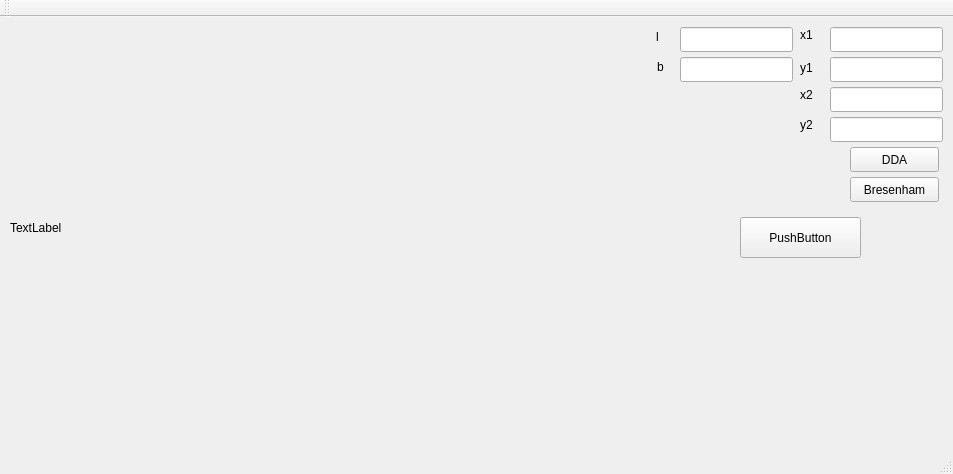
<?xml version="1.0" encoding="UTF-8"?>
<ui version="4.0">
 <class>MainWindow</class>
 <widget class="QMainWindow" name="MainWindow">
  <property name="geometry">
   <rect>
    <x>0</x>
    <y>0</y>
    <width>953</width>
    <height>474</height>
   </rect>
  </property>
  <property name="windowTitle">
   <string>MainWindow</string>
  </property>
  <widget class="QWidget" name="centralWidget">
   <widget class="QLineEdit" name="x1">
    <property name="geometry">
     <rect>
      <x>830</x>
      <y>10</y>
      <width>113</width>
      <height>25</height>
     </rect>
    </property>
   </widget>
   <widget class="QLineEdit" name="y1">
    <property name="geometry">
     <rect>
      <x>830</x>
      <y>40</y>
      <width>113</width>
      <height>25</height>
     </rect>
    </property>
   </widget>
   <widget class="QLineEdit" name="x2">
    <property name="geometry">
     <rect>
      <x>830</x>
      <y>70</y>
      <width>113</width>
      <height>25</height>
     </rect>
    </property>
   </widget>
   <widget class="QLineEdit" name="y2">
    <property name="geometry">
     <rect>
      <x>830</x>
      <y>100</y>
      <width>113</width>
      <height>25</height>
     </rect>
    </property>
   </widget>
   <widget class="QLabel" name="label">
    <property name="geometry">
     <rect>
      <x>800</x>
      <y>10</y>
      <width>21</width>
      <height>16</height>
     </rect>
    </property>
    <property name="text">
     <string>x1</string>
    </property>
   </widget>
   <widget class="QLabel" name="label_2">
    <property name="geometry">
     <rect>
      <x>800</x>
      <y>40</y>
      <width>21</width>
      <height>21</height>
     </rect>
    </property>
    <property name="text">
     <string>y1</string>
    </property>
   </widget>
   <widget class="QLabel" name="label_3">
    <property name="geometry">
     <rect>
      <x>800</x>
      <y>70</y>
      <width>21</width>
      <height>16</height>
     </rect>
    </property>
    <property name="text">
     <string>x2</string>
    </property>
   </widget>
   <widget class="QLabel" name="label_4">
    <property name="geometry">
     <rect>
      <x>800</x>
      <y>100</y>
      <width>21</width>
      <height>16</height>
     </rect>
    </property>
    <property name="text">
     <string>y2</string>
    </property>
   </widget>
   <widget class="QPushButton" name="pushButton">
    <property name="geometry">
     <rect>
      <x>850</x>
      <y>130</y>
      <width>89</width>
      <height>25</height>
     </rect>
    </property>
    <property name="text">
     <string>DDA</string>
    </property>
   </widget>
   <widget class="QLabel" name="l">
    <property name="geometry">
     <rect>
      <x>10</x>
      <y>0</y>
      <width>671</width>
      <height>421</height>
     </rect>
    </property>
    <property name="text">
     <string>TextLabel</string>
    </property>
   </widget>
   <widget class="QLineEdit" name="length">
    <property name="geometry">
     <rect>
      <x>680</x>
      <y>10</y>
      <width>113</width>
      <height>25</height>
     </rect>
    </property>
   </widget>
   <widget class="QLineEdit" name="breadth">
    <property name="geometry">
     <rect>
      <x>680</x>
      <y>40</y>
      <width>113</width>
      <height>25</height>
     </rect>
    </property>
   </widget>
   <widget class="QLabel" name="label_5">
    <property name="geometry">
     <rect>
      <x>656</x>
      <y>10</y>
      <width>21</width>
      <height>20</height>
     </rect>
    </property>
    <property name="text">
     <string>l</string>
    </property>
   </widget>
   <widget class="QLabel" name="label_6">
    <property name="geometry">
     <rect>
      <x>657</x>
      <y>40</y>
      <width>20</width>
      <height>20</height>
     </rect>
    </property>
    <property name="text">
     <string>b</string>
    </property>
   </widget>
   <widget class="QPushButton" name="pushButton_2">
    <property name="geometry">
     <rect>
      <x>850</x>
      <y>160</y>
      <width>89</width>
      <height>25</height>
     </rect>
    </property>
    <property name="text">
     <string>Bresenham</string>
    </property>
   </widget>
   <widget class="QPushButton" name="pushButton_3">
    <property name="geometry">
     <rect>
      <x>740</x>
      <y>200</y>
      <width>121</width>
      <height>41</height>
     </rect>
    </property>
    <property name="text">
     <string>PushButton</string>
    </property>
   </widget>
  </widget>
  <widget class="QMenuBar" name="menuBar">
   <property name="geometry">
    <rect>
     <x>0</x>
     <y>0</y>
     <width>953</width>
     <height>22</height>
    </rect>
   </property>
  </widget>
  <widget class="QToolBar" name="mainToolBar">
   <attribute name="toolBarArea">
    <enum>TopToolBarArea</enum>
   </attribute>
   <attribute name="toolBarBreak">
    <bool>false</bool>
   </attribute>
  </widget>
  <widget class="QStatusBar" name="statusBar"/>
 </widget>
 <layoutdefault spacing="6" margin="11"/>
 <resources/>
 <connections/>
</ui>
